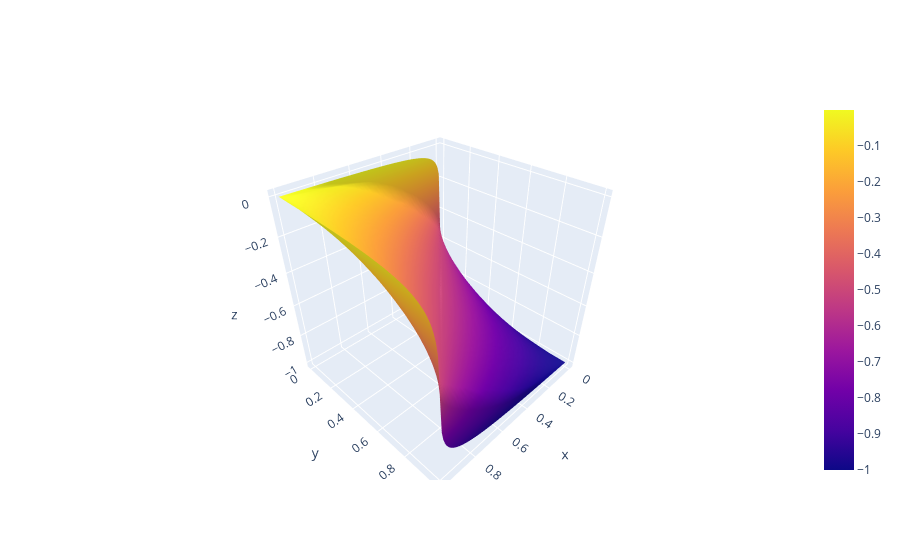

Notebook cell for this chart:
### Code cell
import plotly.graph_objects as go
# fig = go.Figure(data=[go.Surface(z=rh, x=I[0,:], y=I[1,:])])
# fig = go.Figure(data=[go.Surface(z=rh.reshape((size,size)), x=i_arr, y=i_arr), 
#                      go.Scatter3d(x=I[zero_id,0], y=I[zero_id,1], z=rh[zero_id])]) 
fig = go.Figure(data=[go.Surface(z=-ecdf_rh(rh.reshape((size,size))), x=i_arr, y=i_arr)])
fig.show()
